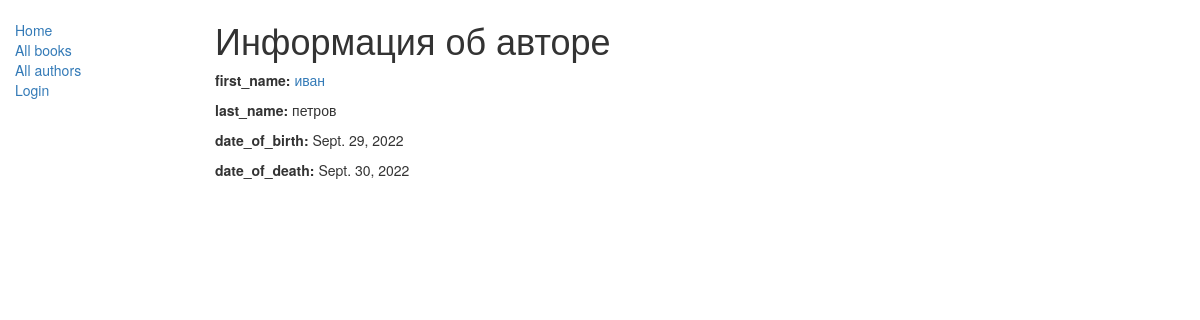
/catalog/author/2, run on the app's committed database.
### catalog/models.py (models this page shows, shortened)
class Author(models.Model):
    first_name = models.CharField(max_length=100)
    last_name = models.CharField(max_length=100)
    date_of_birth = models.DateField(null=True, blank=True)
    date_of_death = models.DateField('Died', null=True, blank=True)

### catalog/views.py (the view)
# urls.py: re_path(r'^author/(?P<pk>\d+)$', views.AuthorDetailView.as_view(), name='author-detail'),
class AuthorDetailView(generic.DetailView):
    model = Author

### catalog/templates/catalog/author_detail.html
{% extends "base_generic.html" %}
{% block content %}
  <h1> Информация об авторе</h1>
  <p><strong>first_name:</strong> <a href="">{{ author.first_name}}</a></p>
  <p><strong>last_name:</strong> {{ author.last_name}}</p>
  <p><strong>date_of_birth:</strong> {{ author.date_of_birth }}</p>
  <p><strong>date_of_death:</strong> {{ author.date_of_death }}</p>
{% endblock %}

### data on the page
Author: first_name "иван", last_name "петров", date_of_birth "Sept. 29, 2022", date_of_death "Sept. 30, 2022"
